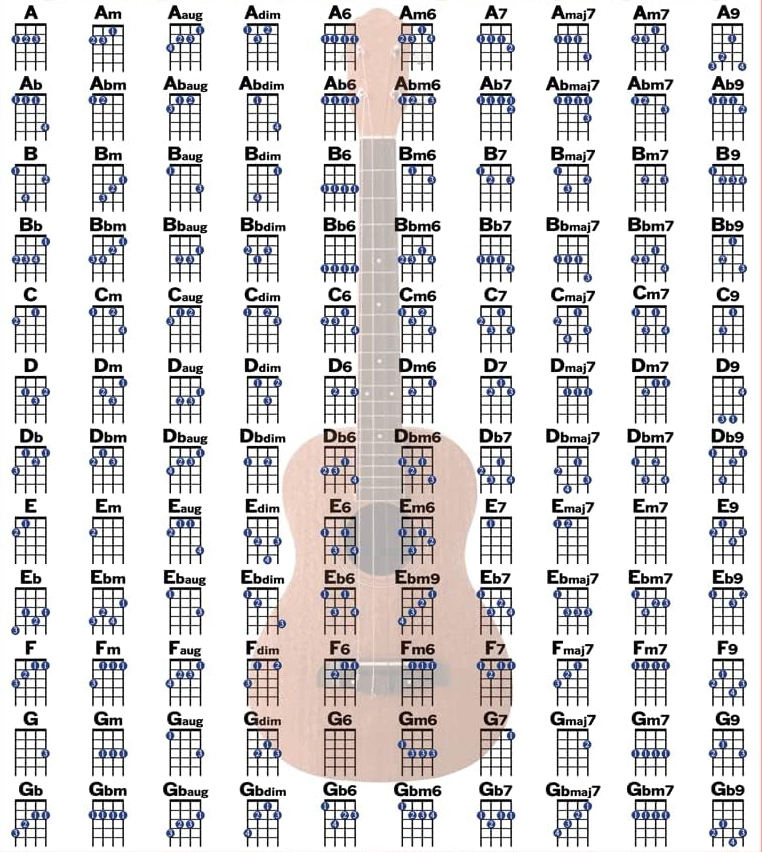
#> input picture dgbe_chords/bari-uke-chords_cropped.jpg, 762 x 852 px
$ python debug_grid.py
#> lines starting #> are read from the running program, lines starting #| are printed output that depends on the picture
from PIL import Image
import os

input_image = "bari-uke-chords_cropped.jpg"
output_dir = "debug_crop"
os.makedirs(output_dir, exist_ok=True)

# Set these to 0,0 to see exactly where the crop starts
# Then adjust them by nudging until the "A" chord is centered
start_x = 0
start_y = 0
row_height = 71
x_coords = [0, 72, 150, 228, 305, 380, 459, 537, 615, 699, 761]
crop_width = 68

img = Image.open(input_image)
#> img is the input picture: PIL image 762x852 RGB; mean R, G, B 215.5, 213.3, 213.6

# Only loop through the first 2 rows and columns to debug
for r in range(12):
    for c in range(10):
        left = x_coords[c] + start_x
        top = (r * row_height) + start_y
        right = left + crop_width
        bottom = top + row_height

        chord_img = img.crop((left, top, right, bottom))
        chord_img.save(f"{output_dir}/debug_row{r}_col{c}.png")
#> this loop made 12 passes
#> pass 1, `chord_img.save(f"{output_dir}/debug_row{r}_col{c}.png")`:
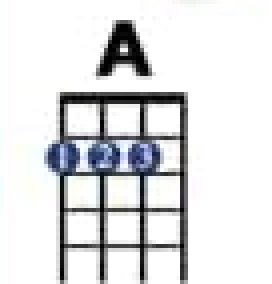
#> saved as debug_row0_col0.png: PIL image 68x71 RGB (shown 4 times larger); mean R, G, B 221.9, 222.7, 224
#> pass 1, `chord_img.save(f"{output_dir}/debug_row{r}_col{c}.png")`:
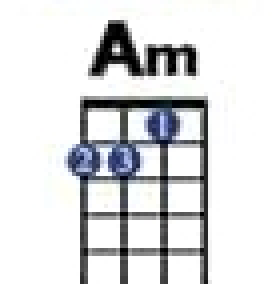
#> saved as debug_row0_col1.png: PIL image 68x71 RGB (shown 4 times larger); mean R, G, B 218.6, 219.5, 221
#> pass 1, `chord_img.save(f"{output_dir}/debug_row{r}_col{c}.png")`:
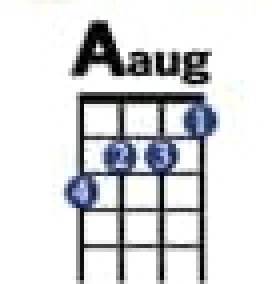
#> saved as debug_row0_col2.png: PIL image 68x71 RGB (shown 4 times larger); mean R, G, B 215.6, 216.6, 218.7
#> pass 1, `chord_img.save(f"{output_dir}/debug_row{r}_col{c}.png")`:
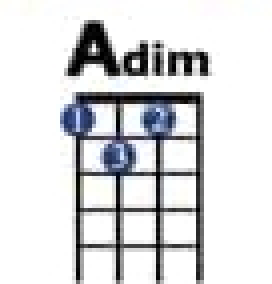
#> saved as debug_row0_col3.png: PIL image 68x71 RGB (shown 4 times larger); mean R, G, B 217.3, 218, 219.6
#> after the loop:
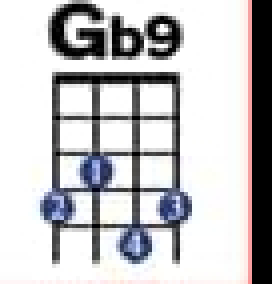
#> chord_img: PIL image 68x71 RGB (shown 4 times larger); mean R, G, B 194.4, 193.5, 195.4

print("Check the 'debug_crop' folder.")
